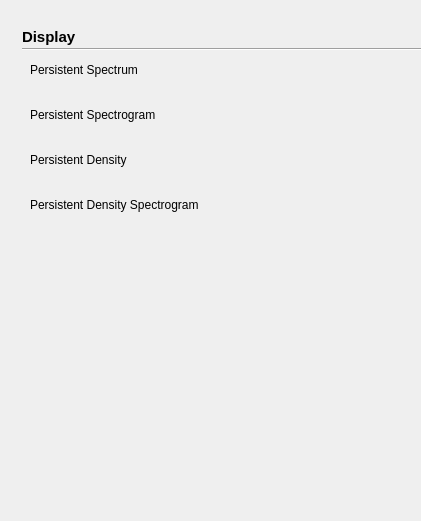
  <widget class="QWidget" name="rtsameawid" native="true">
   <property name="geometry">
    <rect>
     <x>-10</x>
     <y>570</y>
     <width>421</width>
     <height>521</height>
    </rect>
   </property>
   <property name="styleSheet">
    <string notr="true">#plusmode[pltdismode=&quot;night&quot;] #rtsameawid
{	
background-color: rgba(0, 0, 0,1);
}
#plusmode[pltdismode=&quot;indoor&quot;] #rtsameawid
{	
background-color:rgba(255,255,255,1);
}

#plusmode[pltdismode=&quot;indoor&quot;] QPushButton:!checked
{
font: 11pt &quot;Arial&quot;;
font-weight:normal;
background-color: rgba(237, 212, 0,0);
color: rgb(105, 105, 105);
}
#plusmode[pltdismode=&quot;night&quot;] QPushButton:!checked
{
font: 11pt &quot;Arial&quot;;
font-weight:normal;
color: rgb(250,218,166);
background-color: rgb(24,23,20);
}
#plusmode[pltdismode=&quot;indoor&quot;] QPushButton:checked
{
font: 75 11pt &quot;Arial&quot;;
font-weight:bold;
background-color: rgb(255,181,0);
color: rgb(57, 57, 57);
}
#plusmode[pltdismode=&quot;night&quot;] QPushButton:checked
{
font: 75 11pt &quot;Arial&quot;;
font-weight:bold;
background-color: rgb(255, 156, 0);
color: rgb(0, 0, 0);
}

QPushButton{border-style:flat;text-align:left;}
QPushButton{padding-left:10px}
</string>
   </property>
   <widget class="QPushButton" name="pushButton_30">
    <property name="geometry">
     <rect>
      <x>20</x>
      <y>55</y>
      <width>300</width>
      <height>30</height>
     </rect>
    </property>
    <property name="font">
     <font>
      <family>Arial</family>
     </font>
    </property>
    <property name="text">
     <string>Persistent Spectrum</string>
    </property>
    <property name="checkable">
     <bool>true</bool>
    </property>
    <property name="checked">
     <bool>true</bool>
    </property>
    <property name="autoExclusive">
     <bool>true</bool>
    </property>
   </widget>
   <widget class="QPushButton" name="pushButton_37">
    <property name="geometry">
     <rect>
      <x>20</x>
      <y>100</y>
      <width>300</width>
      <height>30</height>
     </rect>
    </property>
    <property name="font">
     <font>
      <family>Arial</family>
     </font>
    </property>
    <property name="text">
     <string>Persistent Spectrogram</string>
    </property>
    <property name="checkable">
     <bool>true</bool>
    </property>
    <property name="autoExclusive">
     <bool>true</bool>
    </property>
   </widget>
   <widget class="QLabel" name="label_5">
    <property name="geometry">
     <rect>
      <x>22</x>
      <y>28</y>
      <width>101</width>
      <height>17</height>
     </rect>
    </property>
    <property name="font">
     <font>
      <family>Arial</family>
      <pointsize>11</pointsize>
      <weight>75</weight>
      <bold>true</bold>
     </font>
    </property>
    <property name="styleSheet">
     <string notr="true">#plusmode[pltdismode=&quot;indoor&quot;] QLabel 
 {
color:rgba(9, 73, 108,1);
	background-color: white;
}
#plusmode[pltdismode=&quot;night&quot;] QLabel 
 {
color:rgba(7,97,116,1);
	background-color: black;
}</string>
    </property>
    <property name="text">
     <string>Display</string>
    </property>
   </widget>
   <widget class="Line" name="line_7">
    <property name="geometry">
     <rect>
      <x>22</x>
      <y>48</y>
      <width>400</width>
      <height>2</height>
     </rect>
    </property>
    <property name="styleSheet">
     <string notr="true">#plusmode[pltdismode=&quot;indoor&quot;] #line_7
 {
background-color:rgba(6,62,97,1);	
}
#plusmode[pltdismode=&quot;night&quot;] #line_7
 {
background-color:rgba(7,97,116,1);
}</string>
    </property>
    <property name="orientation">
     <enum>Qt::Horizontal</enum>
    </property>
   </widget>
   <widget class="QPushButton" name="pushButton_38">
    <property name="geometry">
     <rect>
      <x>20</x>
      <y>145</y>
      <width>300</width>
      <height>30</height>
     </rect>
    </property>
    <property name="font">
     <font>
      <family>Arial</family>
     </font>
    </property>
    <property name="text">
     <string>Persistent Density</string>
    </property>
    <property name="checkable">
     <bool>true</bool>
    </property>
    <property name="autoExclusive">
     <bool>true</bool>
    </property>
   </widget>
   <widget class="QPushButton" name="pushButton_39">
    <property name="geometry">
     <rect>
      <x>20</x>
      <y>190</y>
      <width>300</width>
      <height>30</height>
     </rect>
    </property>
    <property name="font">
     <font>
      <family>Arial</family>
     </font>
    </property>
    <property name="text">
     <string>Persistent Density Spectrogram</string>
    </property>
    <property name="checkable">
     <bool>true</bool>
    </property>
    <property name="autoExclusive">
     <bool>true</bool>
    </property>
   </widget>
  </widget>
